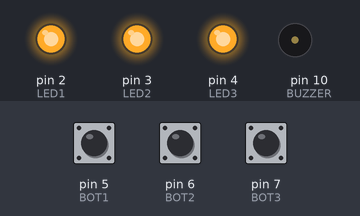
The sketch below on a simulated Arduino Uno, built with avr-gcc and run on an emulated ATmega328P. Shown: output pins drawn as LEDs (lit = HIGH), buzzer (waves = sounding, pin HIGH). The test bench sets the inputs (shaded band); at power-on: pin 5 (BOT1) HIGH, pin 6 (BOT2) HIGH, pin 7 (BOT3) HIGH.

Above: at 1.2 s.
1.3 s: pin 5 (BOT1) pulled LOW for 0.15 s
At 2.6 s:
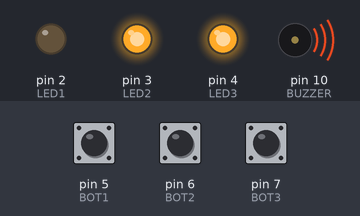
2.9 s: pin 6 (BOT2) pulled LOW for 0.15 s
At 4.1 s:
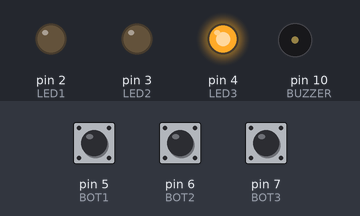
4.5 s: pin 7 (BOT3) pulled LOW for 0.15 s
At 5.3 s:
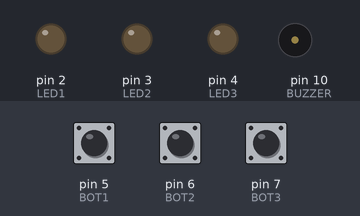
6.1 s: pin 5 (BOT1) pulled LOW for 1 s
At 7.7 s:
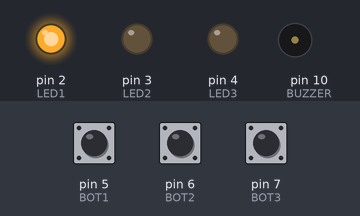
8.6 s: pin 6 (BOT2) pulled LOW for 1 s
At 10.8 s:
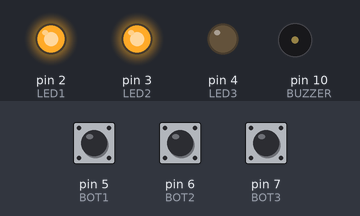
11.1 s: pin 5 (BOT1) pulled LOW for 0.15 s
At 11.5 s:
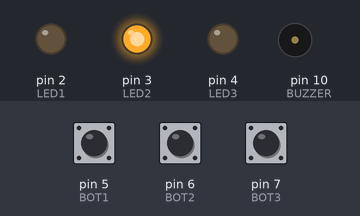
Timing chart, 0 to 13.7 s (numbered marks = the images above; inputs shaded):
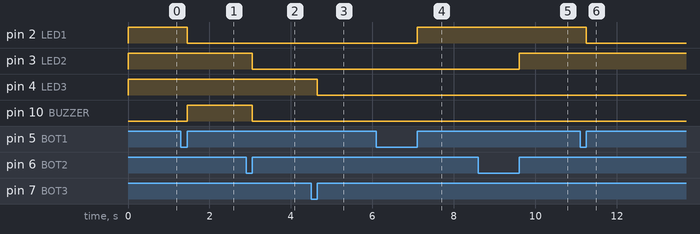

The sketch:

LED-boton-buzzer.ino
```cpp
int LED1 = 2;
int LED2 = 3;
int LED3 = 4;

int BOT1 = 5;
int BOT2 = 6;
int BOT3 = 7;

int BUZZER = 10;

void setup() {
  pinMode(LED1, OUTPUT);
  pinMode(LED2, OUTPUT);
  pinMode(LED3, OUTPUT);

  pinMode(BOT1, INPUT_PULLUP);
  pinMode(BOT2, INPUT_PULLUP);
  pinMode(BOT3, INPUT_PULLUP);

  pinMode(BUZZER, OUTPUT);
}

bool ledEncendido1 = false;  // Estado inicial de LED1 (apagado)
bool ledEncendido2 = false;  // Estado inicial de LED2 (apagado)
bool ledEncendido3 = false;  // Estado inicial de LED3 (apagado)

bool botonEstado1 = false;   // Estado actual de BOT1
bool botonEstado2 = false;   // Estado actual de BOT2
bool botonEstado3 = false;   // Estado actual de BOT3

bool botonAnterior1 = false; // Estado anterior de BOT1
bool botonAnterior2 = false; // Estado anterior de BOT2
bool botonAnterior3 = false; // Estado anterior de BOT3

void loop(){
  botonEstado1 = digitalRead(BOT1);
  botonEstado2 = digitalRead(BOT2);
  botonEstado3 = digitalRead(BOT3);


  if(botonEstado1 && !botonAnterior1){
    ledEncendido1 = !ledEncendido1;
    digitalWrite(LED1, ledEncendido1 ? HIGH : LOW);
    }

    if(botonEstado2 && !botonAnterior2){
    ledEncendido2 = !ledEncendido2;
    digitalWrite(LED2, ledEncendido2 ? HIGH : LOW);
    }

    if(botonEstado3 && !botonAnterior3){
    ledEncendido3 = !ledEncendido3;
    digitalWrite(LED3, ledEncendido3 ? HIGH : LOW);
    }


  botonAnterior1 = botonEstado1;
  botonAnterior2 = botonEstado2;
  botonAnterior3 = botonEstado3;


  if (!ledEncendido1 && ledEncendido2 && ledEncendido3) {
    digitalWrite(BUZZER, HIGH);  // Enciende el buzzer
  } else {
   digitalWrite(BUZZER, LOW);   // Apaga el buzzer
  }


}
```

Measured:
- after the input at 1.3 s, pin 2 (LED1): HIGH → LOW after 0.15 s; pin 10 (BUZZER): LOW → HIGH after 0.15 s
- after the input at 2.9 s, pin 3 (LED2), pin 10 (BUZZER): HIGH → LOW after 0.15 s
- after the input at 4.5 s, pin 4 (LED3): HIGH → LOW after 0.15 s
- after the input at 6.1 s, pin 2 (LED1): LOW → HIGH after 1.0 s
- after the input at 8.6 s, pin 3 (LED2): LOW → HIGH after 1.0 s
- after the input at 11.1 s, pin 2 (LED1): HIGH → LOW after 0.15 s
